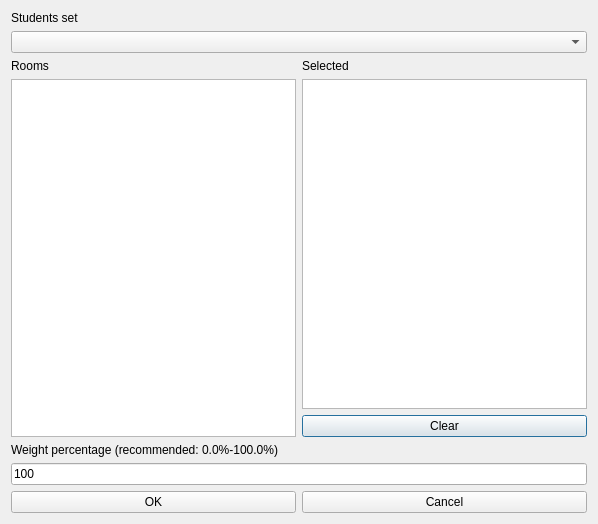
<?xml version="1.0" encoding="UTF-8"?>
<ui version="4.0">
 <class>ModifyConstraintStudentsSetHomeRoomsForm_template</class>
 <widget class="QDialog" name="ModifyConstraintStudentsSetHomeRoomsForm_template">
  <property name="geometry">
   <rect>
    <x>0</x>
    <y>0</y>
    <width>598</width>
    <height>524</height>
   </rect>
  </property>
  <property name="windowTitle">
   <string extracomment="This is the title of the dialog to modify a constraint of this type">Modify students set home rooms</string>
  </property>
  <layout class="QGridLayout" name="gridLayout">
   <item row="0" column="0" colspan="2">
    <widget class="QLabel" name="studentsTextLabel">
     <property name="text">
      <string>Students set</string>
     </property>
     <property name="wordWrap">
      <bool>false</bool>
     </property>
    </widget>
   </item>
   <item row="1" column="0" colspan="2">
    <widget class="QComboBox" name="studentsComboBox"/>
   </item>
   <item row="2" column="0">
    <layout class="QVBoxLayout" name="verticalLayout_2">
     <item>
      <widget class="QLabel" name="roomsTextLabel">
       <property name="frameShape">
        <enum>QFrame::NoFrame</enum>
       </property>
       <property name="frameShadow">
        <enum>QFrame::Plain</enum>
       </property>
       <property name="text">
        <string>Rooms</string>
       </property>
       <property name="wordWrap">
        <bool>false</bool>
       </property>
      </widget>
     </item>
     <item>
      <widget class="QListWidget" name="roomsListWidget"/>
     </item>
    </layout>
   </item>
   <item row="2" column="1">
    <layout class="QVBoxLayout" name="verticalLayout">
     <item>
      <widget class="QLabel" name="selectedRoomsTextLabel">
       <property name="frameShape">
        <enum>QFrame::NoFrame</enum>
       </property>
       <property name="frameShadow">
        <enum>QFrame::Plain</enum>
       </property>
       <property name="text">
        <string comment="It refers to a list of selected rooms">Selected</string>
       </property>
       <property name="wordWrap">
        <bool>false</bool>
       </property>
      </widget>
     </item>
     <item>
      <widget class="QListWidget" name="selectedRoomsListWidget"/>
     </item>
     <item>
      <widget class="QPushButton" name="clearPushButton">
       <property name="text">
        <string>Clear</string>
       </property>
      </widget>
     </item>
    </layout>
   </item>
   <item row="3" column="0" colspan="2">
    <layout class="QVBoxLayout">
     <item>
      <widget class="QLabel" name="weightTextLabel">
       <property name="frameShape">
        <enum>QFrame::NoFrame</enum>
       </property>
       <property name="frameShadow">
        <enum>QFrame::Plain</enum>
       </property>
       <property name="text">
        <string>Weight percentage (recommended: 0.0%-100.0%)</string>
       </property>
       <property name="wordWrap">
        <bool>false</bool>
       </property>
      </widget>
     </item>
     <item>
      <widget class="QLineEdit" name="weightLineEdit">
       <property name="text">
        <string notr="true">100</string>
       </property>
      </widget>
     </item>
    </layout>
   </item>
   <item row="4" column="0" colspan="2">
    <layout class="QHBoxLayout">
     <item>
      <widget class="QPushButton" name="okPushButton">
       <property name="text">
        <string>OK</string>
       </property>
      </widget>
     </item>
     <item>
      <widget class="QPushButton" name="cancelPushButton">
       <property name="text">
        <string>Cancel</string>
       </property>
      </widget>
     </item>
    </layout>
   </item>
  </layout>
 </widget>
 <layoutdefault spacing="6" margin="11"/>
 <resources/>
 <connections/>
</ui>
